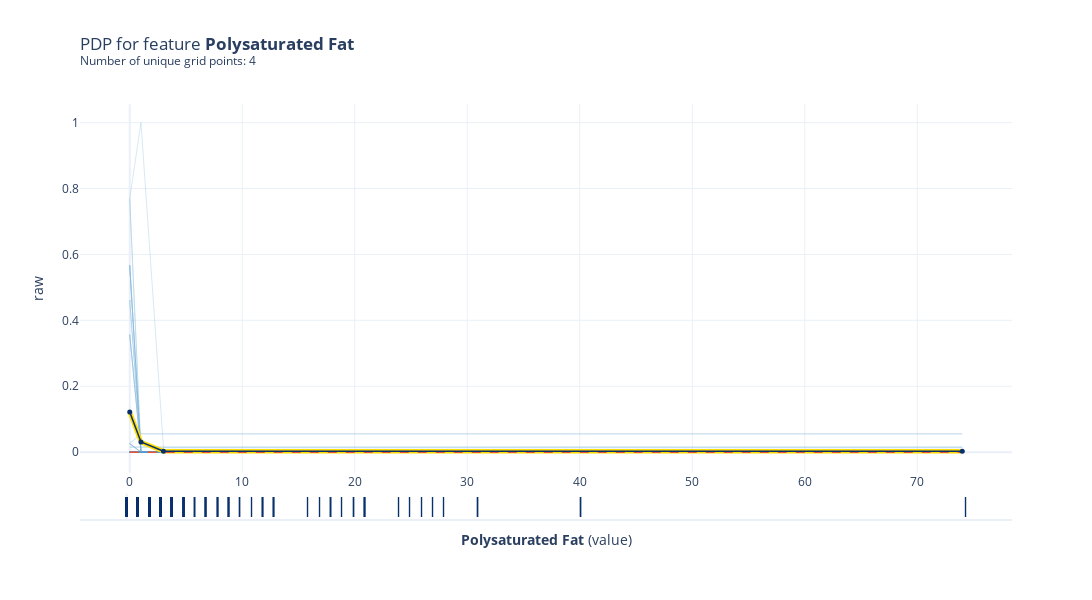

Notebook code for this chart:
### Markdown cell above
## Partial Dependence Plots (PDP)
#### read the API reference guide for further possibilities 
https://pdpbox.readthedocs.io/en/latest/PDPIsolate.html#pdpbox.pdp.PDPIsolate

### Code cell
# Create the pdp data to be plotted
pdp_Cholesterol = pdp.PDPIsolate(model=tree_model, df=val_x, model_features=feature_names, feature='Data.Fat.Polysaturated Fat', feature_name='Polysaturated Fat')

# plot the PDP for feature 'Goal Scored'
fig, axes = pdp_Cholesterol.plot(
    center=False,
    plot_lines=True,
    frac_to_plot=100,
    cluster=False,
    n_cluster_centers=None,
    cluster_method='accurate',
    plot_pts_dist=True,
    to_bins=False,
    show_percentile=False,
    which_classes=None,
    figsize=None,
    dpi=300,
    ncols=2,
    plot_params={"pdp_hl": True},
    engine='plotly',
    template='plotly_white')

fig.show()

### Figure 1 — Plotly figure (JSON) as saved in the notebook; plotly's stock layout.template omitted (floating-point values rounded to 4 significant figures; data arrays with more than 128 entries replaced by an {"elided": "..."} marker saying what was removed)
{"data": [{"hoverinfo": "none", "line": {"color": "rgba(193,217,237,0.5)", "width": 0.5}, "mode": "lines", "type": "scatter", "x": [0, 1, 3, 74], "xaxis": "x", "y": [0.1429, 0.05556, 0.05556, 0.05556], "yaxis": "y"}, {"hoverinfo": "none", "line": {"color": "rgba(177,210,231,0.5)", "width": 0.5}, "mode": "lines", "type": "scatter", "x": [0, 1, 3, 74], "xaxis": "x", "y": [0, 0, 0, 0], "yaxis": "y"}, {"hoverinfo": "none", "line": {"color": "rgba(160,202,225,0.5)", "width": 0.5}, "mode": "lines", "type": "scatter", "x": [0, 1, 3, 74], "xaxis": "x", "y": [0, 0, 0, 0], "yaxis": "y"}, {"hoverinfo": "none", "line": {"color": "rgba(139,192,221,0.5)", "width": 0.5}, "mode": "lines", "type": "scatter", "x": [0, 1, 3, 74], "xaxis": "x", "y": [0, 0, 0, 0], "yaxis": "y"}, {"hoverinfo": "none", "line": {"color": "rgba(117,179,216,0.5)", "width": 0.5}, "mode": "lines", "type": "scatter", "x": [0, 1, 3, 74], "xaxis": "x", "y": [0.4615, 0, 0, 0], "yaxis": "y"}, {"hoverinfo": "none", "line": {"color": "rgba(98,168,210,0.5)", "width": 0.5}, "mode": "lines", "type": "scatter", "x": [0, 1, 3, 74], "xaxis": "x", "y": [0.3571, 0, 0, 0], "yaxis": "y"}, {"hoverinfo": "none", "line": {"color": "rgba(80,155,203,0.5)", "width": 0.5}, "mode": "lines", "type": "scatter", "x": [0, 1, 3, 74], "xaxis": "x", "y": [0, 0, 0, 0], "yaxis": "y"}, {"hoverinfo": "none", "line": {"color": "rgba(64,144,197,0.5)", "width": 0.5}, "mode": "lines", "type": "scatter", "x": [0, 1, 3, 74], "xaxis": "x", "y": [0, 0, 0, 0], "yaxis": "y"}, {"hoverinfo": "none", "line": {"color": "rgba(49,129,189,0.5)", "width": 0.5}, "mode": "lines", "type": "scatter", "x": [0, 1, 3, 74], "xaxis": "x", "y": [0, 0, 0, 0], "yaxis": "y"}, {"hoverinfo": "none", "line": {"color": "rgba(36,116,182,0.5)", "width": 0.5}, "mode": "lines", "type": "scatter", "x": [0, 1, 3, 74], "xaxis": "x", "y": [0.02591, 0.05556, 0.05556, 0.05556], "yaxis": "y"}, {"hoverinfo": "none", "line": {"color": "rgba(193,217,237,0.5)", "width": 0.5}, "mode": "lines", "type": "scatter", "x": [0, 1, 3, 74], "xaxis": "x", "y": [0, 0, 0, 0], "yaxis": "y"}, {"hoverinfo": "none", "line": {"color": "rgba(177,210,231,0.5)", "width": 0.5}, "mode": "lines", "type": "scatter", "x": [0, 1, 3, 74], "xaxis": "x", "y": [0.02591, 0, 0, 0], "yaxis": "y"}, {"hoverinfo": "none", "line": {"color": "rgba(160,202,225,0.5)", "width": 0.5}, "mode": "lines", "type": "scatter", "x": [0, 1, 3, 74], "xaxis": "x", "y": [0, 0, 0, 0], "yaxis": "y"}, {"hoverinfo": "none", "line": {"color": "rgba(139,192,221,0.5)", "width": 0.5}, "mode": "lines", "type": "scatter", "x": [0, 1, 3, 74], "xaxis": "x", "y": [0.5674, 0, 0, 0], "yaxis": "y"}, {"hoverinfo": "none", "line": {"color": "rgba(117,179,216,0.5)", "width": 0.5}, "mode": "lines", "type": "scatter", "x": [0, 1, 3, 74], "xaxis": "x", "y": [0.7692, 0, 0, 0], "yaxis": "y"}, {"hoverinfo": "none", "line": {"color": "rgba(98,168,210,0.5)", "width": 0.5}, "mode": "lines", "type": "scatter", "x": [0, 1, 3, 74], "xaxis": "x", "y": [0.02591, 0, 0, 0], "yaxis": "y"}, {"hoverinfo": "none", "line": {"color": "rgba(80,155,203,0.5)", "width": 0.5}, "mode": "lines", "type": "scatter", "x": [0, 1, 3, 74], "xaxis": "x", "y": [0, 0, 0, 0], "yaxis": "y"}, {"hoverinfo": "none", "line": {"color": "rgba(64,144,197,0.5)", "width": 0.5}, "mode": "lines", "type": "scatter", "x": [0, 1, 3, 74], "xaxis": "x", "y": [0, 0, 0, 0], "yaxis": "y"}, {"hoverinfo": "none", "line": {"color": "rgba(49,129,189,0.5)", "width": 0.5}, "mode": "lines", "type": "scatter", "x": [0, 1, 3, 74], "xaxis": "x", "y": [0, 0, 0, 0], "yaxis": "y"}, {"hoverinfo": "none", "line": {"color": "rgba(36,116,182,0.5)", "width": 0.5}, "mode": "lines", "type": "scatter", "x": [0, 1, 3, 74], "xaxis": "x", "y": [0.3571, 0, 0, 0], "yaxis": "y"}, {"hoverinfo": "none", "line": {"color": "rgba(193,217,237,0.5)", "width": 0.5}, "mode": "lines", "type": "scatter", "x": [0, 1, 3, 74], "xaxis": "x", "y": [0.01538, 0.01538, 0.01538, 0.01538], "yaxis": "y"}, {"hoverinfo": "none", "line": {"color": "rgba(177,210,231,0.5)", "width": 0.5}, "mode": "lines", "type": "scatter", "x": [0, 1, 3, 74], "xaxis": "x", "y": [0.02591, 0, 0, 0], "yaxis": "y"}, {"hoverinfo": "none", "line": {"color": "rgba(160,202,225,0.5)", "width": 0.5}, "mode": "lines", "type": "scatter", "x": [0, 1, 3, 74], "xaxis": "x", "y": [0, 0, 0, 0], "yaxis": "y"}, {"hoverinfo": "none", "line": {"color": "rgba(139,192,221,0.5)", "width": 0.5}, "mode": "lines", "type": "scatter", "x": [0, 1, 3, 74], "xaxis": "x", "y": [0, 0, 0, 0], "yaxis": "y"}, {"hoverinfo": "none", "line": {"color": "rgba(117,179,216,0.5)", "width": 0.5}, "mode": "lines", "type": "scatter", "x": [0, 1, 3, 74], "xaxis": "x", "y": [0, 0, 0, 0], "yaxis": "y"}, {"hoverinfo": "none", "line": {"color": "rgba(98,168,210,0.5)", "width": 0.5}, "mode": "lines", "type": "scatter", "x": [0, 1, 3, 74], "xaxis": "x", "y": [0.5674, 0, 0, 0], "yaxis": "y"}, {"hoverinfo": "none", "line": {"color": "rgba(80,155,203,0.5)", "width": 0.5}, "mode": "lines", "type": "scatter", "x": [0, 1, 3, 74], "xaxis": "x", "y": [0, 0, 0, 0], "yaxis": "y"}, {"hoverinfo": "none", "line": {"color": "rgba(64,144,197,0.5)", "width": 0.5}, "mode": "lines", "type": "scatter", "x": [0, 1, 3, 74], "xaxis": "x", "y": [0, 0, 0, 0], "yaxis": "y"}, {"hoverinfo": "none", "line": {"color": "rgba(49,129,189,0.5)", "width": 0.5}, "mode": "lines", "type": "scatter", "x": [0, 1, 3, 74], "xaxis": "x", "y": [0, 0, 0, 0], "yaxis": "y"}, {"hoverinfo": "none", "line": {"color": "rgba(36,116,182,0.5)", "width": 0.5}, "mode": "lines", "type": "scatter", "x": [0, 1, 3, 74], "xaxis": "x", "y": [0, 0, 0, 0], "yaxis": "y"}, {"hoverinfo": "none", "line": {"color": "rgba(193,217,237,0.5)", "width": 0.5}, "mode": "lines", "type": "scatter", "x": [0, 1, 3, 74], "xaxis": "x", "y": [0, 0, 0, 0], "yaxis": "y"}, {"hoverinfo": "none", "line": {"color": "rgba(177,210,231,0.5)", "width": 0.5}, "mode": "lines", "type": "scatter", "x": [0, 1, 3, 74], "xaxis": "x", "y": [0.4615, 0, 0, 0], "yaxis": "y"}, {"hoverinfo": "none", "line": {"color": "rgba(160,202,225,0.5)", "width": 0.5}, "mode": "lines", "type": "scatter", "x": [0, 1, 3, 74], "xaxis": "x", "y": [0, 0, 0, 0], "yaxis": "y"}, {"hoverinfo": "none", "line": {"color": "rgba(139,192,221,0.5)", "width": 0.5}, "mode": "lines", "type": "scatter", "x": [0, 1, 3, 74], "xaxis": "x", "y": [0, 0, 0, 0], "yaxis": "y"}, {"hoverinfo": "none", "line": {"color": "rgba(117,179,216,0.5)", "width": 0.5}, "mode": "lines", "type": "scatter", "x": [0, 1, 3, 74], "xaxis": "x", "y": [0, 0, 0, 0], "yaxis": "y"}, {"hoverinfo": "none", "line": {"color": "rgba(98,168,210,0.5)", "width": 0.5}, "mode": "lines", "type": "scatter", "x": [0, 1, 3, 74], "xaxis": "x", "y": [0, 0, 0, 0], "yaxis": "y"}, {"hoverinfo": "none", "line": {"color": "rgba(80,155,203,0.5)", "width": 0.5}, "mode": "lines", "type": "scatter", "x": [0, 1, 3, 74], "xaxis": "x", "y": [0.4615, 0, 0, 0], "yaxis": "y"}, {"hoverinfo": "none", "line": {"color": "rgba(64,144,197,0.5)", "width": 0.5}, "mode": "lines", "type": "scatter", "x": [0, 1, 3, 74], "xaxis": "x", "y": [0, 0, 0, 0], "yaxis": "y"}, {"hoverinfo": "none", "line": {"color": "rgba(49,129,189,0.5)", "width": 0.5}, "mode": "lines", "type": "scatter", "x": [0, 1, 3, 74], "xaxis": "x", "y": [0, 0, 0, 0], "yaxis": "y"}, {"hoverinfo": "none", "line": {"color": "rgba(36,116,182,0.5)", "width": 0.5}, "mode": "lines", "type": "scatter", "x": [0, 1, 3, 74], "xaxis": "x", "y": [0, 0, 0, 0], "yaxis": "y"}, {"hoverinfo": "none", "line": {"color": "rgba(193,217,237,0.5)", "width": 0.5}, "mode": "lines", "type": "scatter", "x": [0, 1, 3, 74], "xaxis": "x", "y": [0, 0, 0, 0], "yaxis": "y"}, {"hoverinfo": "none", "line": {"color": "rgba(177,210,231,0.5)", "width": 0.5}, "mode": "lines", "type": "scatter", "x": [0, 1, 3, 74], "xaxis": "x", "y": [0, 0, 0, 0], "yaxis": "y"}, {"hoverinfo": "none", "line": {"color": "rgba(160,202,225,0.5)", "width": 0.5}, "mode": "lines", "type": "scatter", "x": [0, 1, 3, 74], "xaxis": "x", "y": [0, 0, 0, 0], "yaxis": "y"}, {"hoverinfo": "none", "line": {"color": "rgba(139,192,221,0.5)", "width": 0.5}, "mode": "lines", "type": "scatter", "x": [0, 1, 3, 74], "xaxis": "x", "y": [0, 0, 0, 0], "yaxis": "y"}, {"hoverinfo": "none", "line": {"color": "rgba(117,179,216,0.5)", "width": 0.5}, "mode": "lines", "type": "scatter", "x": [0, 1, 3, 74], "xaxis": "x", "y": [0, 0, 0, 0], "yaxis": "y"}, {"hoverinfo": "none", "line": {"color": "rgba(98,168,210,0.5)", "width": 0.5}, "mode": "lines", "type": "scatter", "x": [0, 1, 3, 74], "xaxis": "x", "y": [0.7692, 1, 0.01307, 0.01307], "yaxis": "y"}, {"hoverinfo": "none", "line": {"color": "rgba(80,155,203,0.5)", "width": 0.5}, "mode": "lines", "type": "scatter", "x": [0, 1, 3, 74], "xaxis": "x", "y": [0, 0, 0, 0], "yaxis": "y"}, {"hoverinfo": "none", "line": {"color": "rgba(64,144,197,0.5)", "width": 0.5}, "mode": "lines", "type": "scatter", "x": [0, 1, 3, 74], "xaxis": "x", "y": [0, 0, 0, 0], "yaxis": "y"}, {"hoverinfo": "none", "line": {"color": "rgba(49,129,189,0.5)", "width": 0.5}, "mode": "lines", "type": "scatter", "x": [0, 1, 3, 74], "xaxis": "x", "y": [0.5674, 0, 0, 0], "yaxis": "y"}, {"hoverinfo": "none", "line": {"color": "rgba(36,116,182,0.5)", "width": 0.5}, "mode": "lines", "type": "scatter", "x": [0, 1, 3, 74], "xaxis": "x", "y": [0, 0, 0, 0], "yaxis": "y"}, {"hoverinfo": "none", "line": {"color": "rgba(193,217,237,0.5)", "width": 0.5}, "mode": "lines", "type": "scatter", "x": [0, 1, 3, 74], "xaxis": "x", "y": [0, 0, 0, 0], "yaxis": "y"}, {"hoverinfo": "none", "line": {"color": "rgba(177,210,231,0.5)", "width": 0.5}, "mode": "lines", "type": "scatter", "x": [0, 1, 3, 74], "xaxis": "x", "y": [0, 0, 0, 0], "yaxis": "y"}, {"hoverinfo": "none", "line": {"color": "rgba(160,202,225,0.5)", "width": 0.5}, "mode": "lines", "type": "scatter", "x": [0, 1, 3, 74], "xaxis": "x", "y": [0, 0, 0, 0], "yaxis": "y"}, {"hoverinfo": "none", "line": {"color": "rgba(139,192,221,0.5)", "width": 0.5}, "mode": "lines", "type": "scatter", "x": [0, 1, 3, 74], "xaxis": "x", "y": [0, 0, 0, 0], "yaxis": "y"}, {"hoverinfo": "none", "line": {"color": "rgba(117,179,216,0.5)", "width": 0.5}, "mode": "lines", "type": "scatter", "x": [0, 1, 3, 74], "xaxis": "x", "y": [0, 0, 0, 0], "yaxis": "y"}, {"hoverinfo": "none", "line": {"color": "rgba(98,168,210,0.5)", "width": 0.5}, "mode": "lines", "type": "scatter", "x": [0, 1, 3, 74], "xaxis": "x", "y": [0, 0, 0, 0], "yaxis": "y"}, {"hoverinfo": "none", "line": {"color": "rgba(80,155,203,0.5)", "width": 0.5}, "mode": "lines", "type": "scatter", "x": [0, 1, 3, 74], "xaxis": "x", "y": [0, 0, 0, 0], "yaxis": "y"}, {"hoverinfo": "none", "line": {"color": "rgba(64,144,197,0.5)", "width": 0.5}, "mode": "lines", "type": "scatter", "x": [0, 1, 3, 74], "xaxis": "x", "y": [0, 0, 0, 0], "yaxis": "y"}, {"hoverinfo": "none", "line": {"color": "rgba(49,129,189,0.5)", "width": 0.5}, "mode": "lines", "type": "scatter", "x": [0, 1, 3, 74], "xaxis": "x", "y": [0, 0, 0, 0], "yaxis": "y"}, {"hoverinfo": "none", "line": {"color": "rgba(36,116,182,0.5)", "width": 0.5}, "mode": "lines", "type": "scatter", "x": [0, 1, 3, 74], "xaxis": "x", "y": [0, 0, 0, 0], "yaxis": "y"}, {"hoverinfo": "none", "line": {"color": "rgba(193,217,237,0.5)", "width": 0.5}, "mode": "lines", "type": "scatter", "x": [0, 1, 3, 74], "xaxis": "x", "y": [0.5674, 0, 0, 0], "yaxis": "y"}, {"hoverinfo": "none", "line": {"color": "rgba(177,210,231,0.5)", "width": 0.5}, "mode": "lines", "type": "scatter", "x": [0, 1, 3, 74], "xaxis": "x", "y": [0.01538, 0.01538, 0.01538, 0.01538], "yaxis": "y"}, {"hoverinfo": "none", "line": {"color": "rgba(160,202,225,0.5)", "width": 0.5}, "mode": "lines", "type": "scatter", "x": [0, 1, 3, 74], "xaxis": "x", "y": [0, 0, 0, 0], "yaxis": "y"}, {"hoverinfo": "none", "line": {"color": "rgba(139,192,221,0.5)", "width": 0.5}, "mode": "lines", "type": "scatter", "x": [0, 1, 3, 74], "xaxis": "x", "y": [0.3571, 0, 0, 0], "yaxis": "y"}, {"hoverinfo": "none", "line": {"color": "rgba(117,179,216,0.5)", "width": 0.5}, "mode": "lines", "type": "scatter", "x": [0, 1, 3, 74], "xaxis": "x", "y": [0, 0, 0, 0], "yaxis": "y"}, {"hoverinfo": "none", "line": {"color": "rgba(98,168,210,0.5)", "width": 0.5}, "mode": "lines", "type": "scatter", "x": [0, 1, 3, 74], "xaxis": "x", "y": [0, 0, 0, 0], "yaxis": "y"}, {"hoverinfo": "none", "line": {"color": "rgba(80,155,203,0.5)", "width": 0.5}, "mode": "lines", "type": "scatter", "x": [0, 1, 3, 74], "xaxis": "x", "y": [0.02591, 0, 0, 0], "yaxis": "y"}, {"hoverinfo": "none", "line": {"color": "rgba(64,144,197,0.5)", "width": 0.5}, "mode": "lines", "type": "scatter", "x": [0, 1, 3, 74], "xaxis": "x", "y": [0, 0, 0, 0], "yaxis": "y"}, {"hoverinfo": "none", "line": {"color": "rgba(49,129,189,0.5)", "width": 0.5}, "mode": "lines", "type": "scatter", "x": [0, 1, 3, 74], "xaxis": "x", "y": [0, 0, 0, 0], "yaxis": "y"}, {"hoverinfo": "none", "line": {"color": "rgba(36,116,182,0.5)", "width": 0.5}, "mode": "lines", "type": "scatter", "x": [0, 1, 3, 74], "xaxis": "x", "y": [0.02591, 0, 0, 0], "yaxis": "y"}, {"hoverinfo": "none", "line": {"color": "rgba(193,217,237,0.5)", "width": 0.5}, "mode": "lines", "type": "scatter", "x": [0, 1, 3, 74], "xaxis": "x", "y": [0, 0, 0, 0], "yaxis": "y"}, {"hoverinfo": "none", "line": {"color": "rgba(177,210,231,0.5)", "width": 0.5}, "mode": "lines", "type": "scatter", "x": [0, 1, 3, 74], "xaxis": "x", "y": [0, 0, 0, 0], "yaxis": "y"}, {"hoverinfo": "none", "line": {"color": "rgba(160,202,225,0.5)", "width": 0.5}, "mode": "lines", "type": "scatter", "x": [0, 1, 3, 74], "xaxis": "x", "y": [0, 0, 0, 0], "yaxis": "y"}, {"hoverinfo": "none", "line": {"color": "rgba(139,192,221,0.5)", "width": 0.5}, "mode": "lines", "type": "scatter", "x": [0, 1, 3, 74], "xaxis": "x", "y": [0, 0, 0, 0], "yaxis": "y"}, {"hoverinfo": "none", "line": {"color": "rgba(117,179,216,0.5)", "width": 0.5}, "mode": "lines", "type": "scatter", "x": [0, 1, 3, 74], "xaxis": "x", "y": [0, 0, 0, 0], "yaxis": "y"}, {"hoverinfo": "none", "line": {"color": "rgba(98,168,210,0.5)", "width": 0.5}, "mode": "lines", "type": "scatter", "x": [0, 1, 3, 74], "xaxis": "x", "y": [0, 0, 0, 0], "yaxis": "y"}, {"hoverinfo": "none", "line": {"color": "rgba(80,155,203,0.5)", "width": 0.5}, "mode": "lines", "type": "scatter", "x": [0, 1, 3, 74], "xaxis": "x", "y": [0.01538, 0.01538, 0.01538, 0.01538], "yaxis": "y"}, {"hoverinfo": "none", "line": {"color": "rgba(64,144,197,0.5)", "width": 0.5}, "mode": "lines", "type": "scatter", "x": [0, 1, 3, 74], "xaxis": "x", "y": [0, 0, 0, 0], "yaxis": "y"}, {"hoverinfo": "none", "line": {"color": "rgba(49,129,189,0.5)", "width": 0.5}, "mode": "lines", "type": "scatter", "x": [0, 1, 3, 74], "xaxis": "x", "y": [0, 0, 0, 0], "yaxis": "y"}, {"hoverinfo": "none", "line": {"color": "rgba(36,116,182,0.5)", "width": 0.5}, "mode": "lines", "type": "scatter", "x": [0, 1, 3, 74], "xaxis": "x", "y": [0, 0, 0, 0], "yaxis": "y"}, {"hoverinfo": "none", "line": {"color": "rgba(193,217,237,0.5)", "width": 0.5}, "mode": "lines", "type": "scatter", "x": [0, 1, 3, 74], "xaxis": "x", "y": [0.5674, 0, 0, 0], "yaxis": "y"}, {"hoverinfo": "none", "line": {"color": "rgba(177,210,231,0.5)", "width": 0.5}, "mode": "lines", "type": "scatter", "x": [0, 1, 3, 74], "xaxis": "x", "y": [0.5674, 0, 0, 0], "yaxis": "y"}, {"hoverinfo": "none", "line": {"color": "rgba(160,202,225,0.5)", "width": 0.5}, "mode": "lines", "type": "scatter", "x": [0, 1, 3, 74], "xaxis": "x", "y": [0, 0, 0, 0], "yaxis": "y"}, {"hoverinfo": "none", "line": {"color": "rgba(139,192,221,0.5)", "width": 0.5}, "mode": "lines", "type": "scatter", "x": [0, 1, 3, 74], "xaxis": "x", "y": [0.3571, 0, 0, 0], "yaxis": "y"}, {"hoverinfo": "none", "line": {"color": "rgba(117,179,216,0.5)", "width": 0.5}, "mode": "lines", "type": "scatter", "x": [0, 1, 3, 74], "xaxis": "x", "y": [0.7692, 0, 0, 0], "yaxis": "y"}, {"hoverinfo": "none", "line": {"color": "rgba(98,168,210,0.5)", "width": 0.5}, "mode": "lines", "type": "scatter", "x": [0, 1, 3, 74], "xaxis": "x", "y": [0, 0, 0, 0], "yaxis": "y"}, {"hoverinfo": "none", "line": {"color": "rgba(80,155,203,0.5)", "width": 0.5}, "mode": "lines", "type": "scatter", "x": [0, 1, 3, 74], "xaxis": "x", "y": [0, 0, 0, 0], "yaxis": "y"}, {"hoverinfo": "none", "line": {"color": "rgba(64,144,197,0.5)", "width": 0.5}, "mode": "lines", "type": "scatter", "x": [0, 1, 3, 74], "xaxis": "x", "y": [0, 0, 0, 0], "yaxis": "y"}, {"hoverinfo": "none", "line": {"color": "rgba(49,129,189,0.5)", "width": 0.5}, "mode": "lines", "type": "scatter", "x": [0, 1, 3, 74], "xaxis": "x", "y": [0, 0, 0, 0], "yaxis": "y"}, {"hoverinfo": "none", "line": {"color": "rgba(36,116,182,0.5)", "width": 0.5}, "mode": "lines", "type": "scatter", "x": [0, 1, 3, 74], "xaxis": "x", "y": [0, 0, 0, 0], "yaxis": "y"}, {"hoverinfo": "none", "line": {"color": "rgba(193,217,237,0.5)", "width": 0.5}, "mode": "lines", "type": "scatter", "x": [0, 1, 3, 74], "xaxis": "x", "y": [0.02591, 0, 0, 0], "yaxis": "y"}, {"hoverinfo": "none", "line": {"color": "rgba(177,210,231,0.5)", "width": 0.5}, "mode": "lines", "type": "scatter", "x": [0, 1, 3, 74], "xaxis": "x", "y": [0.7692, 0, 0, 0], "yaxis": "y"}, {"hoverinfo": "none", "line": {"color": "rgba(160,202,225,0.5)", "width": 0.5}, "mode": "lines", "type": "scatter", "x": [0, 1, 3, 74], "xaxis": "x", "y": [0, 0, 0, 0], "yaxis": "y"}, {"hoverinfo": "none", "line": {"color": "rgba(139,192,221,0.5)", "width": 0.5}, "mode": "lines", "type": "scatter", "x": [0, 1, 3, 74], "xaxis": "x", "y": [0, 0, 0, 0], "yaxis": "y"}, {"hoverinfo": "none", "line": {"color": "rgba(117,179,216,0.5)", "width": 0.5}, "mode": "lines", "type": "scatter", "x": [0, 1, 3, 74], "xaxis": "x", "y": [0, 0, 0, 0], "yaxis": "y"}, {"hoverinfo": "none", "line": {"color": "rgba(98,168,210,0.5)", "width": 0.5}, "mode": "lines", "type": "scatter", "x": [0, 1, 3, 74], "xaxis": "x", "y": [0, 0, 0, 0], "yaxis": "y"}, {"hoverinfo": "none", "line": {"color": "rgba(80,155,203,0.5)", "width": 0.5}, "mode": "lines", "type": "scatter", "x": [0, 1, 3, 74], "xaxis": "x", "y": [0, 0, 0, 0], "yaxis": "y"}, {"hoverinfo": "none", "line": {"color": "rgba(64,144,197,0.5)", "width": 0.5}, "mode": "lines", "type": "scatter", "x": [0, 1, 3, 74], "xaxis": "x", "y": [0, 0, 0, 0], "yaxis": "y"}, {"hoverinfo": "none", "line": {"color": "rgba(49,129,189,0.5)", "width": 0.5}, "mode": "lines", "type": "scatter", "x": [0, 1, 3, 74], "xaxis": "x", "y": [0.5674, 0, 0, 0], "yaxis": "y"}, {"hoverinfo": "none", "line": {"color": "rgba(36,116,182,0.5)", "width": 0.5}, "mode": "lines", "type": "scatter", "x": [0, 1, 3, 74], "xaxis": "x", "y": [0, 0, 0, 0], "yaxis": "y"}, {"hoverinfo": "none", "line": {"color": "#FEDC00", "width": 4.5}, "mode": "lines", "type": "scatter", "x": [0, 1, 3, 74], "xaxis": "x", "y": [0.1218, 0.03081, 0.003118, 0.003118], "yaxis": "y"}, {"hoverinfo": "none", "line": {"color": "#E75438", "dash": "dash", "width": 1.5}, "mode": "lines", "type": "scatter", "x": [0, 1, 3, 74], "xaxis": "x", "y": [0, 0, 0, 0], "yaxis": "y"}, {"hovertemplate": "%{y}", "line": {"color": "rgba(8,48,107,1.0)", "width": 1.5}, "marker": {"color": "rgba(8,48,107,1.0)", "size": 5}, "mode": "lines+markers", "name": "pdp", "type": "scatter", "x": [0, 1, 3, 74], "xaxis": "x", "y": [0.1218, 0.03081, 0.003118, 0.003118], "yaxis": "y"}, {"hoverinfo": "none", "mode": "text", "name": "dist", "showlegend": false, "text": {"elided": "1000 str values"}, "textfont": {"color": "rgba(8,48,107,1.0)", "size": 20}, "textposition": "middle center", "type": "scatter", "x": {"elided": "1000 int values"}, "xaxis": "x2", "y": {"elided": "1000 int values"}, "yaxis": "y2"}], "layout": {"height": 600, "showlegend": false, "title": {"text": "PDP for feature <b>Polysaturated Fat</b> <br><sup>Number of unique grid points: 4</sup>", "x": 0, "xref": "paper"}, "width": 1200, "xaxis": {"anchor": "y", "domain": [0, 1]}, "xaxis2": {"anchor": "y2", "domain": [0, 1], "showgrid": false, "showticklabels": false, "title": {"text": "<b>Polysaturated Fat</b> (value)"}}, "yaxis": {"anchor": "x", "domain": [0.1127, 0.99], "title": {"text": "raw"}}, "yaxis2": {"anchor": "x2", "domain": [0, 0.06267], "showgrid": false, "showticklabels": false}}}
